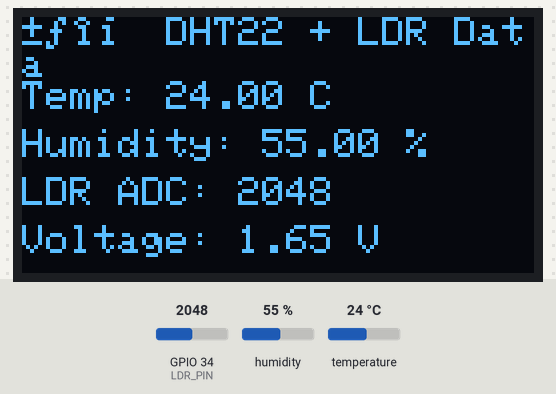
Bench run of a program on a simulated ESP32. Parts: 128×64 one-colour display. The test bench sets the inputs (shaded band); at power-on: humidity 55 %, GPIO 34 (LDR_PIN) = 2048, temperature 24 °C. What the program prints to the serial monitor is not drawn.

Above: at 2.2 s.
2.3 s: humidity set to 22 %
At 4.6 s:
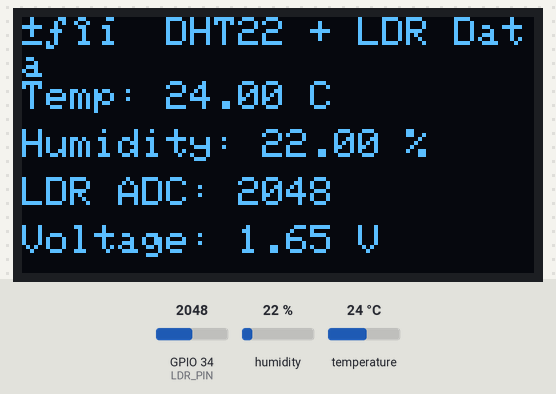
5.0 s: GPIO 34 (LDR_PIN) set to 2866
At 5.5 s:
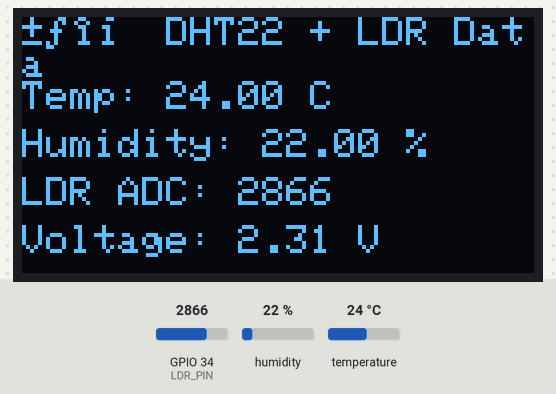
7.7 s: temperature set to 12 °C
At 9.8 s:
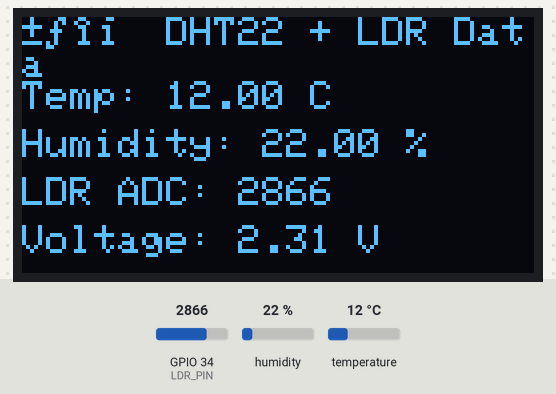
10.8 s: GPIO 34 (LDR_PIN) set to 3603
At 11.9 s:
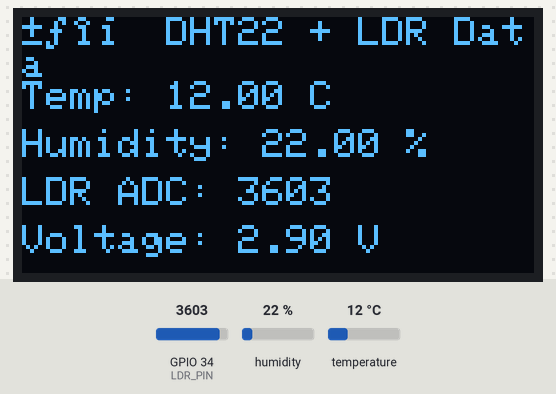
13.5 s: humidity set to 40 %
At 16.2 s:
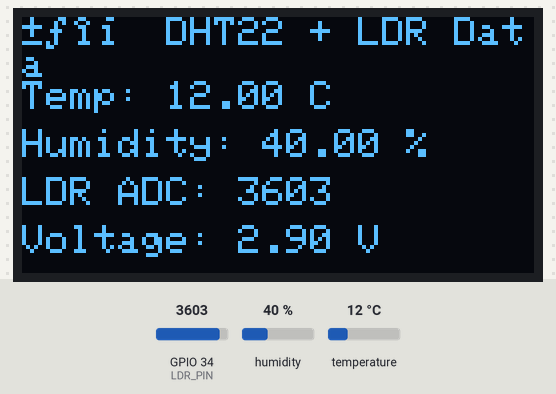
16.9 s: GPIO 34 (LDR_PIN) set to 4095
At 18.3 s:
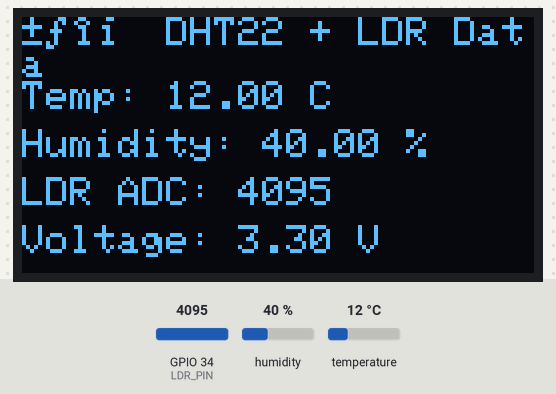
Timing chart, 0 to 19.9 s (numbered marks = the images above; inputs shaded):
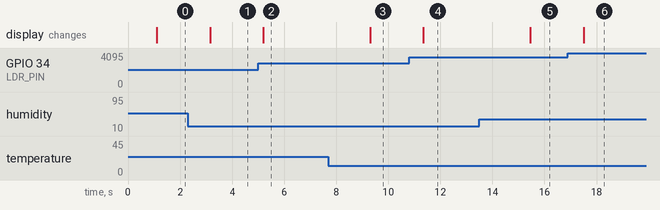

The program:

main.cpp
```cpp
//zainab sultan
//23-ntu-cs-1097
//bscs-b

#include <Arduino.h>
#include <Wire.h>
#include <Adafruit_GFX.h>
#include <Adafruit_SSD1306.h>
#include <DHT.h>

// --- Pin configuration ---
#define LDR_PIN 34
#define DHTPIN 14
#define DHTTYPE DHT11

#define SDA_PIN 21
#define SCL_PIN 22

// --- OLED setup ---
#define SCREEN_WIDTH 128
#define SCREEN_HEIGHT 64
Adafruit_SSD1306 display(SCREEN_WIDTH, SCREEN_HEIGHT, &Wire, -1);

// --- DHT setup ---
DHT dht(DHTPIN, DHTTYPE);

// --- Setup ---
void setup() {
  Serial.begin(115200);
  Serial.println("ESP32: LDR + DHT22 + OLED");

  Wire.begin(SDA_PIN, SCL_PIN);

  if (!display.begin(SSD1306_SWITCHCAPVCC, 0x3C)) {
    Serial.println("SSD1306 allocation failed");
    for (;;);
  }

  display.clearDisplay();
  display.setTextColor(SSD1306_WHITE);
  display.setTextSize(1);
  display.setCursor(0, 0);
  display.println("Initializing...");
  display.display();

  dht.begin();
  delay(1000);
}

// --- Loop ---
void loop() {
  // --- Read DHT22 ---
  float temperature = dht.readTemperature();
  float humidity = dht.readHumidity();

  // --- Read LDR ---
  int adcValue = analogRead(LDR_PIN);
  float voltage = (adcValue / 4095.0) * 3.3;

  // --- Check DHT errors ---
  if (isnan(temperature) || isnan(humidity)) {
    Serial.println("DHT22 read failed!");
    return;
  }

  // --- Serial output ---
  Serial.printf("Temp: %.1f°C | Humidity: %.1f%% | LDR: %d | Voltage: %.2fV\n",
                temperature, humidity, adcValue, voltage);

  // --- OLED display ---
  display.clearDisplay();
  display.setTextSize(1);
  display.setCursor(0, 0);
  display.println("🌡  DHT22 + LDR Data");

  display.setCursor(0, 16);
  display.print("Temp: ");
  display.print(temperature);
  display.println(" C");

  display.setCursor(0, 28);
  display.print("Humidity: ");
  display.print(humidity);
  display.println(" %");

  display.setCursor(0, 40);
  display.print("LDR ADC: ");
  display.println(adcValue);

  display.setCursor(0, 52);
  display.print("Voltage: ");
  display.print(voltage, 2);
  display.println(" V");

  display.display();

  delay(2000);
}
```

Measured:
- after the input at 2.3 s, the display: changes after 0.85 s (image 1)
- after the input at 5.0 s, the display: changes after 0.20 s (image 2)
- after the input at 7.7 s, the display: changes after 1.6 s (image 3)
- after the input at 10.8 s, the display: changes after 0.55 s (image 4)
- after the input at 13.5 s, the display: changes after 2.0 s (image 5)
- after the input at 16.9 s, the display: changes after 0.60 s (image 6)
